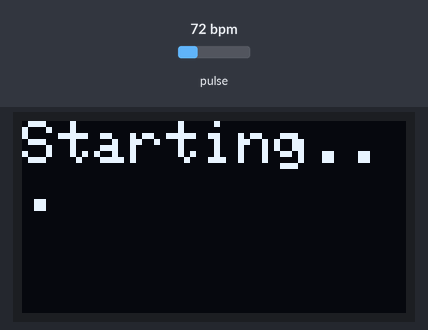
The sketch below on a simulated ESP32-S3. Shown: 128×64 one-colour display. The test bench sets the inputs (shaded band); at power-on: pulse 72 bpm. WiFi joins after 1.5 s; servers stay silent unless stated; uploads are accepted with an empty reply; no MQTT or app messages arrive unless stated; what the sketch prints to the serial monitor is not drawn.

Above: at 2.1 s.
At 7.1 s:
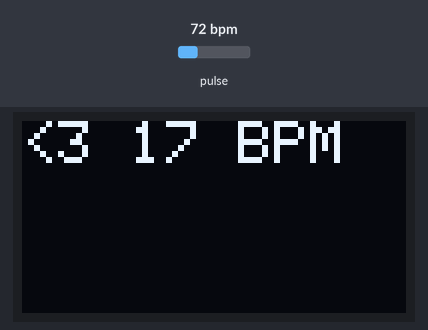
7.2 s: pulse set to 130 bpm
At 9.0 s:
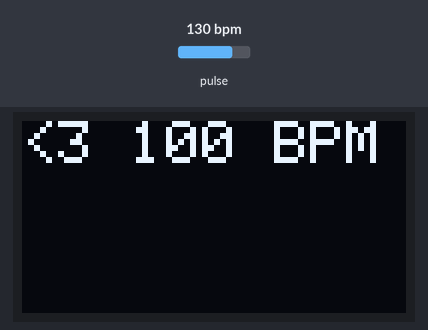
9.2 s: pulse set to 42 bpm
At 11.2 s:
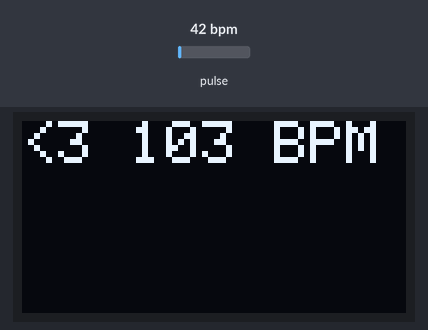
12.2 s: pulse set to 70 bpm
At 13.0 s:
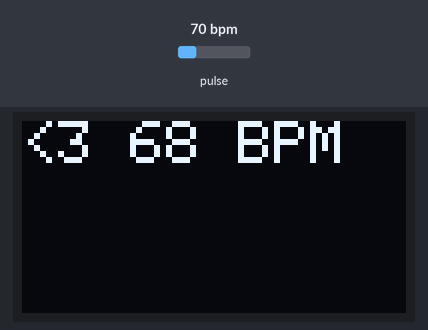
Timing chart, 0 to 15.2 s (numbered marks = the images above; inputs shaded):
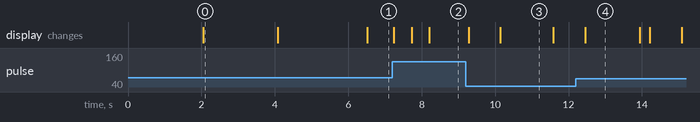

Measured:
- what the display in image 0 shows lasts 2.0 s, from 2.1 s to 4.1 s
- what the display in image 3 shows lasts 1.5 s, from 10.1 s to 11.6 s

The sketch:

bpm.ino
```cpp
#include <WiFi.h>
#include <PubSubClient.h>
#include <HTTPClient.h>
#include <Wire.h>
#include <Adafruit_GFX.h>
#include <Adafruit_SSD1306.h>
#include "MAX30105.h"
#include "heartRate.h"

// ================= WIFI =================
const char* ssid = "ขอตอ";
const char* password = "oooooooo";

// ================= MQTT =================
const char* mqtt_server = "iot.cpe.ku.ac.th";
const int mqtt_port = 1883;
const char* mqtt_user = "b6810503668";
const char* mqtt_pass = "nichapa.ma@ku.th";
const char* topic_bpm = "b6810503668/bpm";

// ================= LINE =================
String CHANNEL_ACCESS_TOKEN =
"ZOPRgl0AXV8R1yuHgM58uBBftYP8jouHdhf+ScSeSs1CTrlvu717JGdy9oJv1lq89ubsLcsCA/gl1E4Ig+ltJ+vve1euu109IIfmg4/IhGfMKMQqqQPQnrpHPkBFmdExQaxyaYy8Wbsvj4rP+WCM1QdB04t89/1O/w1cDnyilFU=";

String USER_ID =
"U943c63b7a38984f3eb11a5d06fee6a1c";

String USER_ID_2 =
"Uee493e740cd88477d79771cc6bf6a1aa";

String USER_ID_3 =
"Ud1155effa2e8e547501fb06e2031fdda";

// ================= OLED =================
#define SCREEN_WIDTH 128
#define SCREEN_HEIGHT 64
#define OLED_SDA 47
#define OLED_SCL 48

TwoWire I2C_OLED = TwoWire(0);
Adafruit_SSD1306 display(SCREEN_WIDTH, SCREEN_HEIGHT, &I2C_OLED, -1);

// ================= MAX30102 =================
TwoWire I2C_MAX = TwoWire(1);
MAX30105 particleSensor;

// ================= MQTT =================
WiFiClient espClient;
PubSubClient client(espClient);

// ================= BPM =================
const byte RATE_SIZE = 4;
byte rates[RATE_SIZE];
byte rateSpot = 0;
long lastBeat = 0;
int beatAvg = 0;

// ================= SYSTEM CONTROL =================
bool systemReady = false;
bool alertSent = false;


// ================= LINE FUNCTION =================
void sendLine(String msg){

  if(WiFi.status() != WL_CONNECTED) return;

  HTTPClient http;

  http.begin("https://api.line.me/v2/bot/message/push");
  http.addHeader("Content-Type","application/json");
  http.addHeader("Authorization","Bearer " + CHANNEL_ACCESS_TOKEN);

  String payload =
  "{\"to\":\""+USER_ID+
  "\",\"messages\":[{\"type\":\"text\",\"text\":\""+msg+"\"}]}";

  int code = http.POST(payload);

  Serial.print("LINE code: ");
  Serial.println(code);

  payload =
  "{\"to\":\""+USER_ID_2+
  "\",\"messages\":[{\"type\":\"text\",\"text\":\""+msg+"\"}]}";

  code = http.POST(payload);

  Serial.print("LINE code 2: ");
  Serial.println(code);

  payload =
  "{\"to\":\""+USER_ID_3+
  "\",\"messages\":[{\"type\":\"text\",\"text\":\""+msg+"\"}]}";

  code = http.POST(payload);

  Serial.print("LINE code 3: ");
  Serial.println(code);

  http.end();
}


// ================= ALERT FUNCTION =================
void checkHeartRateAlert(int bpm){

  if(!systemReady){

    if(bpm >= 60 && bpm <= 100){
      systemReady = true;
    }

    return;
  }

  if(bpm > 100){

    if(!alertSent){

      sendLine("ชีพจรสูงผิดปกติ: " + String(bpm) + " BPM");

      alertSent = true;
    }
  }

  else if(bpm < 60){

    if(!alertSent){

      sendLine("ชีพจรต่ำผิดปกติ: " + String(bpm) + " BPM");

      alertSent = true;
    }
  }

  else{
    alertSent = false;
  }
}


void setup(){

  Serial.begin(115200);
  delay(2000);

  I2C_OLED.begin(OLED_SDA, OLED_SCL);

  if(!display.begin(SSD1306_SWITCHCAPVCC, 0x3C)){
    Serial.println("OLED not found");
    while(1);
  }

  display.clearDisplay();
  display.setTextSize(2);
  display.setTextColor(WHITE);
  display.setCursor(0,0);
  display.println("Starting...");
  display.display();

  delay(2000);

  display.clearDisplay();
  display.display();

  I2C_MAX.begin(8,9);

  if(!particleSensor.begin(I2C_MAX, I2C_SPEED_FAST)){
    Serial.println("MAX30102 not found");
    while(1);
  }

  particleSensor.setup();
  particleSensor.setPulseAmplitudeRed(0x3F);
  particleSensor.setPulseAmplitudeGreen(0);

  Serial.println("Sensor ready");

  WiFi.begin(ssid,password);

  Serial.print("Connecting WiFi");

  while(WiFi.status() != WL_CONNECTED){
    delay(500);
    Serial.print(".");
  }

  Serial.println("\nWiFi connected");

  client.setServer(mqtt_server, mqtt_port);

  while(!client.connected()){
    Serial.print("Connecting MQTT...");
    if(client.connect("esp32s3", mqtt_user, mqtt_pass)){
      Serial.println("connected");
    }else{
      Serial.println("failed");
      delay(2000);
    }
  }

  Serial.println("MQTT connected");
}


void loop(){

  if(!client.connected()){
    client.connect("esp32s3", mqtt_user, mqtt_pass);
  }

  client.loop();

  long irValue = particleSensor.getIR();

  if(irValue < 50000){

    display.clearDisplay();
    display.setTextSize(2);
    display.setCursor(0,0);
    display.println("Ready to");
    display.println("Measure HR");
    display.display();

    delay(200);
    return;
  }

  if(checkForBeat(irValue)){

    long delta = millis() - lastBeat;
    lastBeat = millis();

    float bpm = 60 / (delta / 1000.0);

    if(bpm < 180 && bpm > 40){

      rates[rateSpot++] = (byte)bpm;
      rateSpot %= RATE_SIZE;

      beatAvg = 0;

      for(byte x=0;x<RATE_SIZE;x++)
        beatAvg += rates[x];

      beatAvg /= RATE_SIZE;

      Serial.print("BPM: ");
      Serial.println(beatAvg);

      checkHeartRateAlert(beatAvg);

      display.clearDisplay();
      display.setTextSize(2);
      display.setCursor(0,0);
      display.print("<3 ");
      display.print(beatAvg);
      display.println(" BPM");
      display.display();

      char bpmStr[8];
      itoa(beatAvg, bpmStr, 10);
      client.publish(topic_bpm, bpmStr);
    }
  }

  delay(20);
}
```
